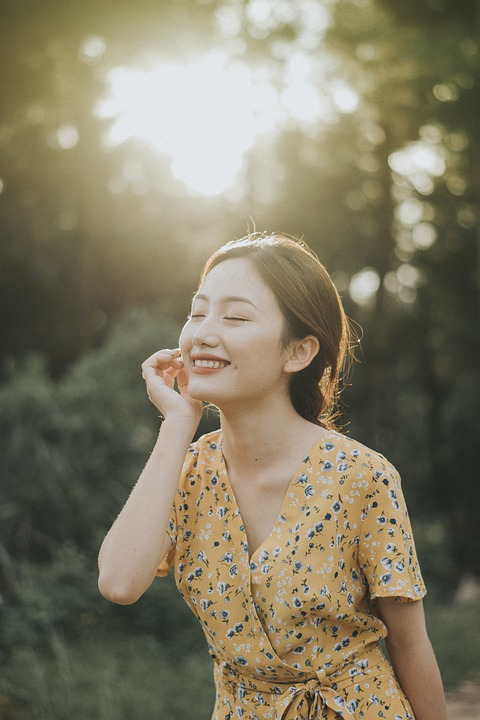
#> input picture Gender and Age detection/girl1.jpg, 480 x 720 px
$ python -i sketch.py   (imports and definitions only)
#> lines starting #> are read from the running program, lines starting #| are printed output that depends on the picture
import cv2
import numpy as np
from PIL import Image
import base64

import streamlit as st
from io import BufferedReader, BytesIO


def sketch(image):


    #read image file
    # img=cv2.imread(image)
#> called with image = '../Gender and Age detection/girl1.jpg'
    image = Image.open(image)
#> image is the input picture: PIL image 480x720 RGB; mean R, G, B 129.9, 123.1, 100.5
    image = np.array(image)


    #Converting an image into gray_scale image
    img_gray=cv2.cvtColor(image,cv2.COLOR_BGR2GRAY)
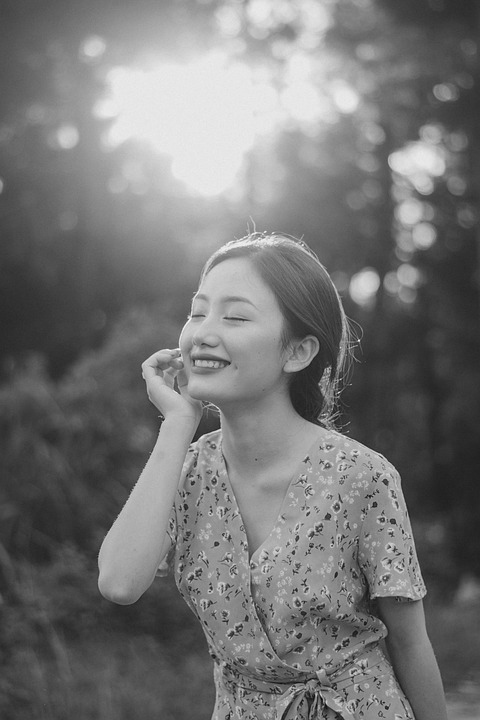
#> img_gray: shape (720, 480); min 7, max 246, mean 117.1

    #Inverting the image
    img_invert = cv2.bitwise_not(img_gray)
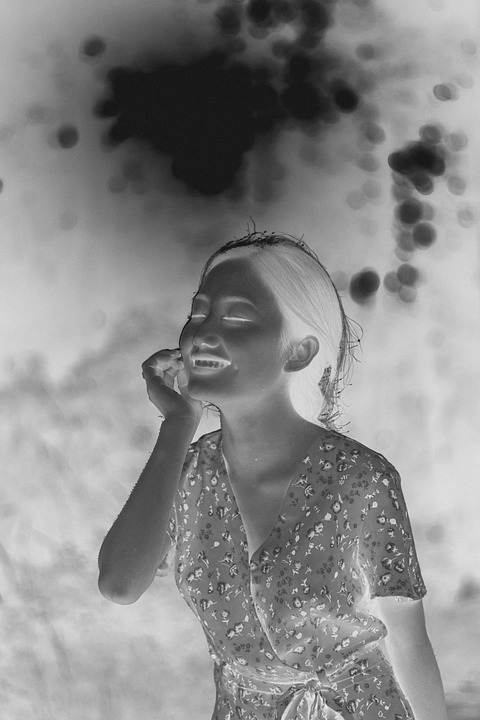
#> img_invert: shape (720, 480); min 9, max 248, mean 137.9

    #Smoothing the image
    img_smoothing = cv2.GaussianBlur(img_invert, (21, 21),sigmaX=0, sigmaY=0)
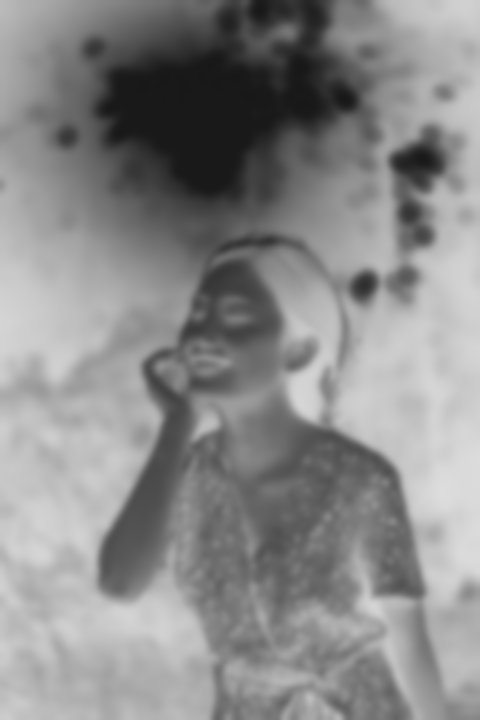
#> img_smoothing: shape (720, 480); min 24, max 221, mean 137.9

    #Obtaining the final sketch
    final_img = cv2.divide(img_gray,255-img_smoothing,scale=250)
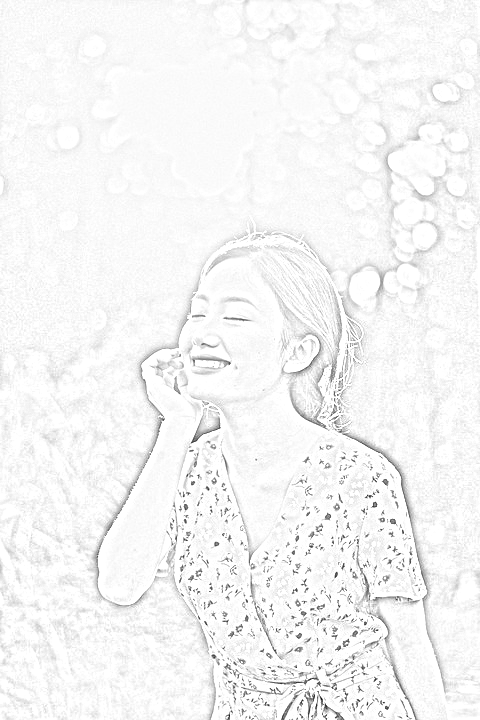
#> final_img: shape (720, 480); min 17, max 255, mean 245.2
    #cv2.imshow('Sketch',final_img)
    st.image(final_img)
#> (this line was passed over: streamlit is not available in this run)


    im_rgb = final_img[:, :] #numpy.ndarray
    ret, img_enco = cv2.imencode(".png", im_rgb)  #numpy.ndarray
    srt_enco = img_enco.tostring()  #bytes
    img_BytesIO = BytesIO(srt_enco) #_io.BytesIO
    img_BufferedReader = BufferedReader(img_BytesIO) #_io.BufferedReader

    st.download_button(
    label="Download",
    data=img_BufferedReader,
    file_name="sketch_img.jpeg",
    mime="image/png"
    )
#> (this line was passed over: streamlit is not available in this run)


def load_image(image_file):
	img = Image.open(image_file)
	return img


# [8 lines not run here, left out]


>>> result = sketch('../Gender and Age detection/girl1.jpg')

$ run again, on Gender and Age detection/girl2.jpg
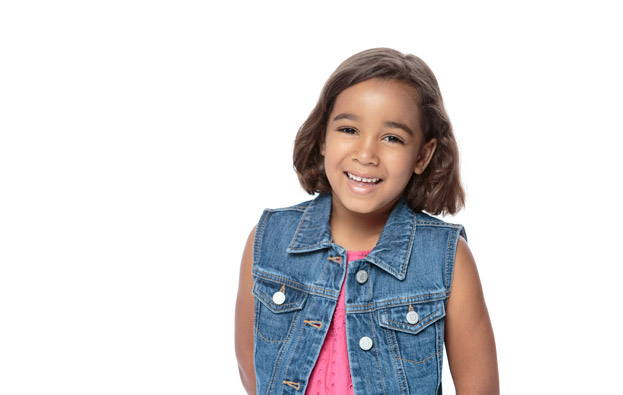
#> input picture Gender and Age detection/girl2.jpg, 623 x 395 px
#> in sketch, image is the input picture: PIL image 623x395 RGB; mean R, G, B 219.2, 216.8, 218.7
#> in sketch, `img_smoothing = cv2.GaussianBlur(img_invert, (21, 21),sigmaX=0, sigmaY..`:
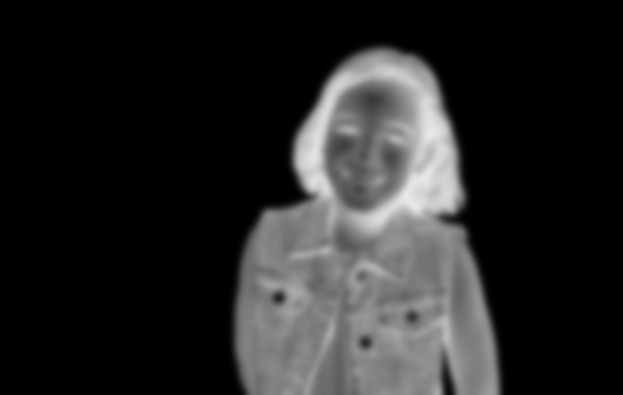
#> img_smoothing: shape (395, 623); min 0, max 233, mean 37.4
#> in sketch, `final_img = cv2.divide(img_gray,255-img_smoothing,scale=250)`:
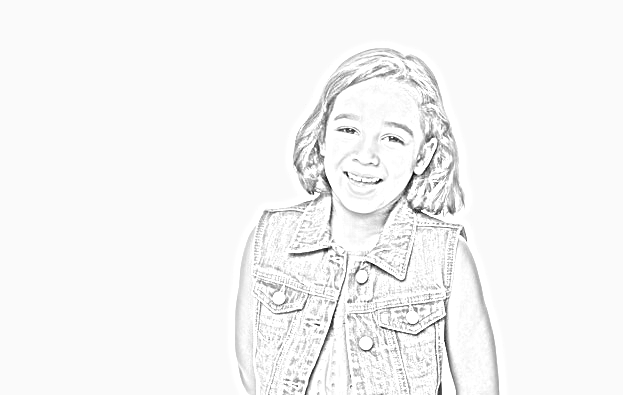
#> final_img: shape (395, 623); min 2, max 255, mean 245

$ run again, on Gender and Age detection/kid2.jpg
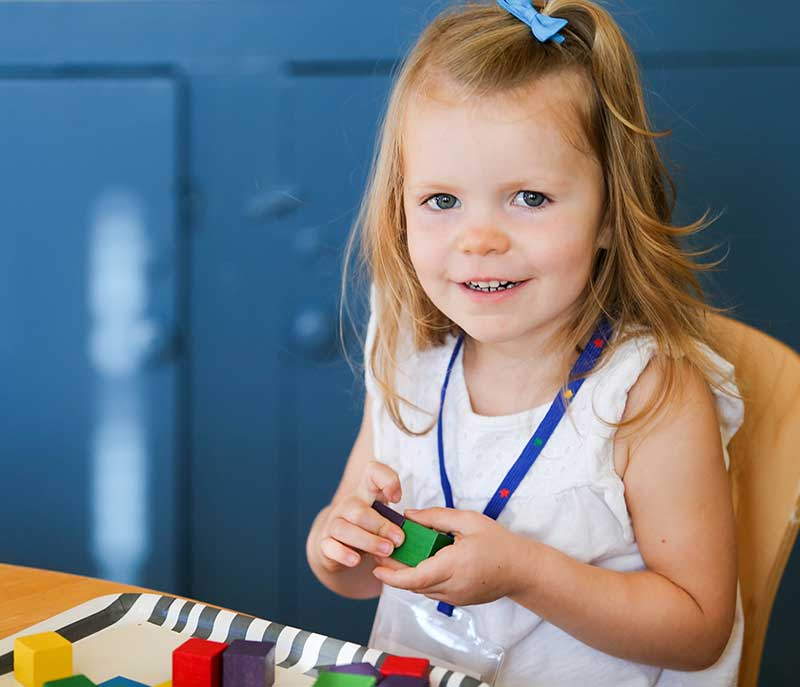
#> input picture Gender and Age detection/kid2.jpg, 800 x 687 px
#> in sketch, image is the input picture: PIL image 800x687 RGB; mean R, G, B 115.4, 122.1, 129.1
#> in sketch, `img_smoothing = cv2.GaussianBlur(img_invert, (21, 21),sigmaX=0, sigmaY..`:
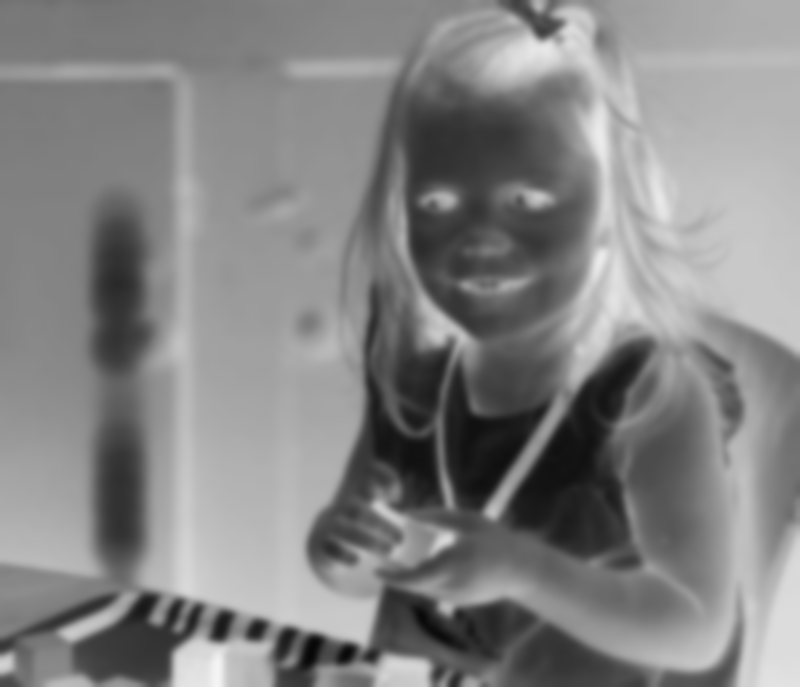
#> img_smoothing: shape (687, 800); min 7, max 244, mean 131.6
#> in sketch, `final_img = cv2.divide(img_gray,255-img_smoothing,scale=250)`:
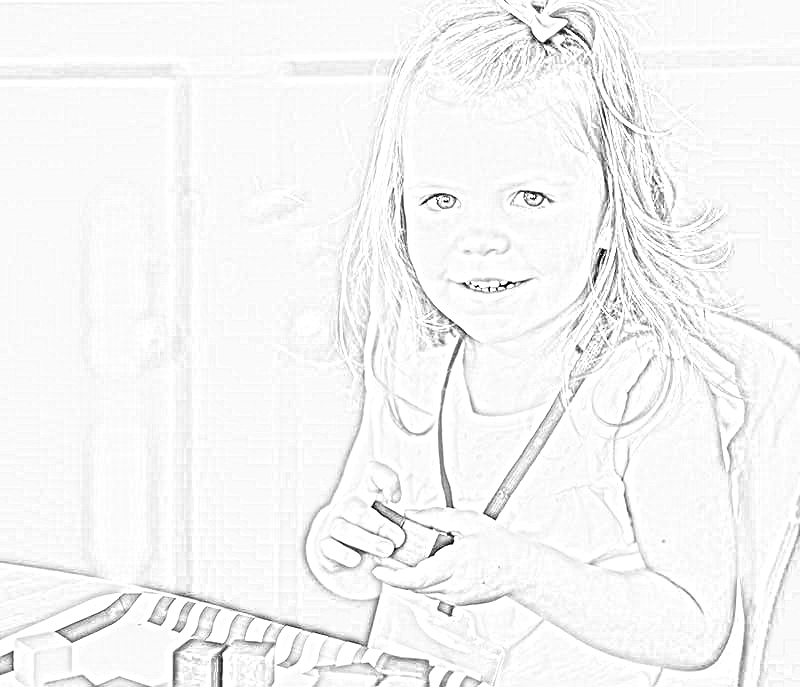
#> final_img: shape (687, 800); min 0, max 255, mean 244.8
